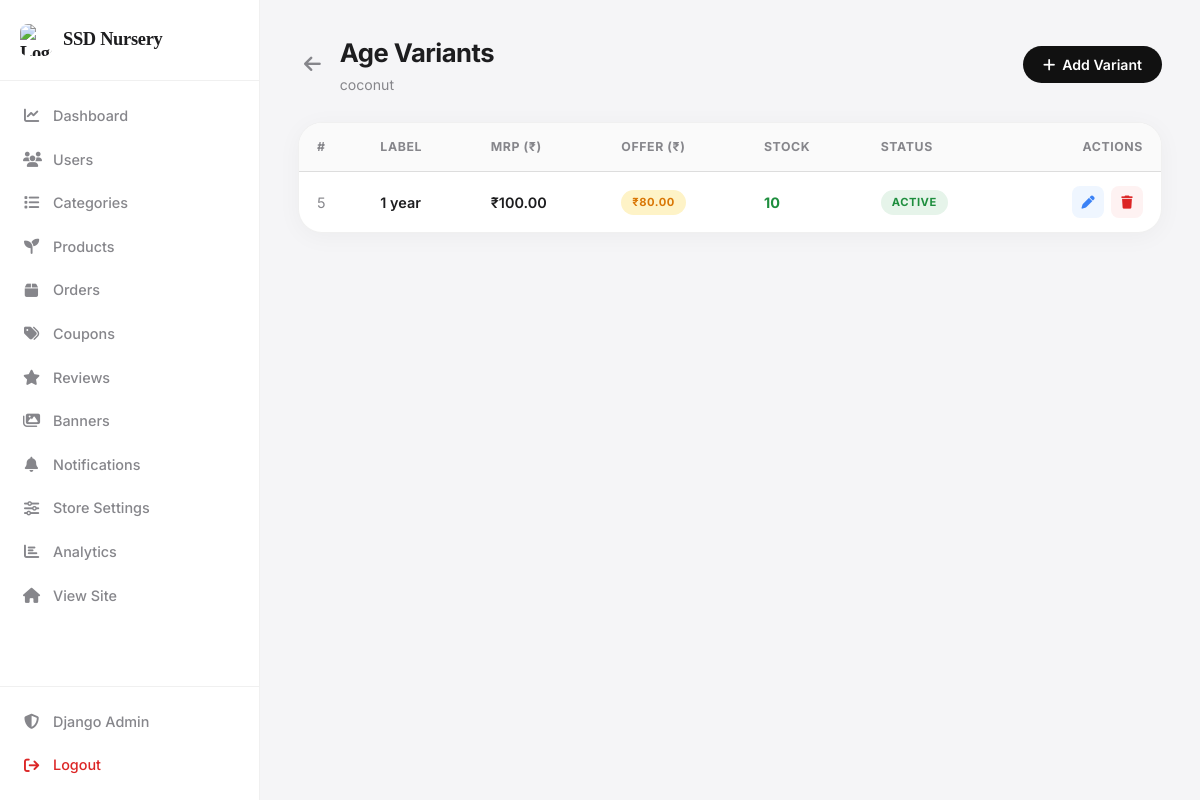
The app's page /admin-panel/products/19/variants/ (signed in), older data.
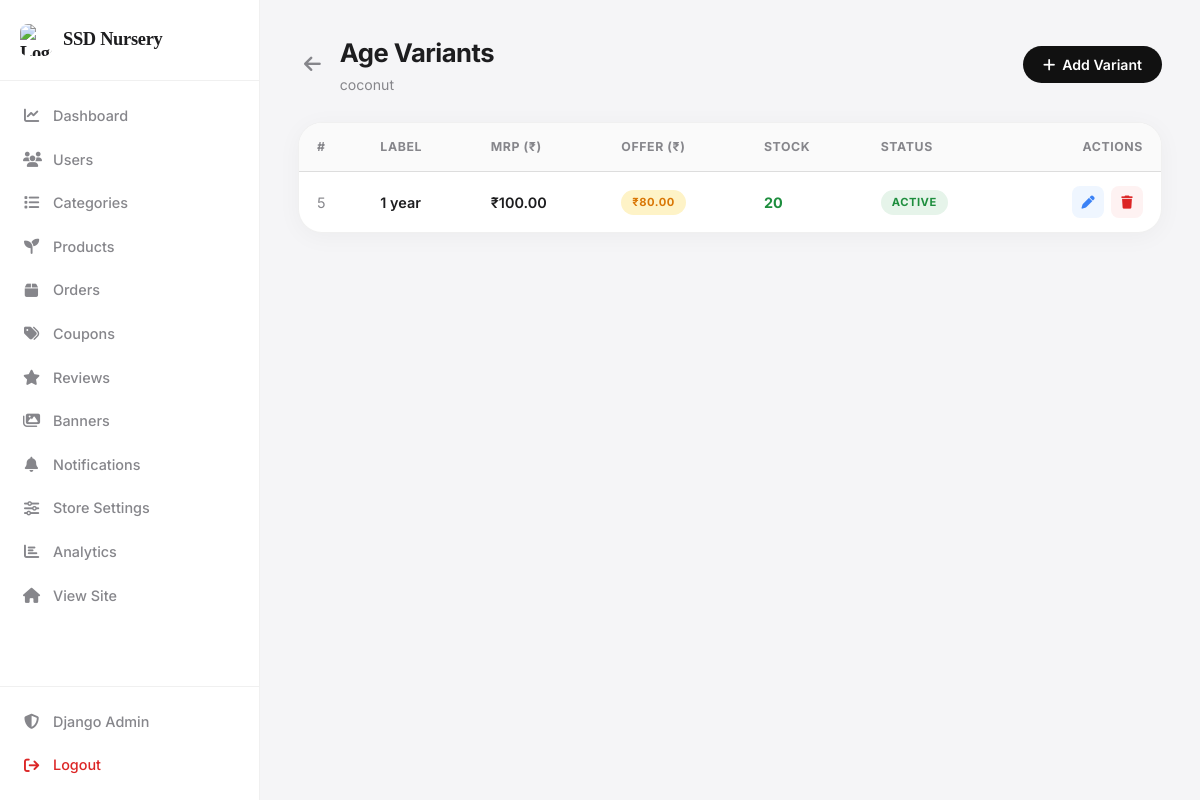
The same page, newer data.
### web/models.py (models this page shows, shortened)
class ProductVariant(models.Model):
    PRESET_LABELS = [
        ("lt1",  "Less than 1 year"),
        ("1yr",  "1 year"),
        ("2yr",  "2 years"),
        ("3yr",  "3 years"),
        ("custom", "Custom"),
    ]
    product      = models.ForeignKey(
        Product, on_delete=models.CASCADE, related_name="variants"
    )
    label        = models.CharField(max_length=20, choices=PRESET_LABELS)
    custom_label = models.CharField(
        max_length=100, blank=True,
        help_text="Only used when label = 'custom'"
    )
    price        = models.DecimalField(max_digits=10, decimal_places=2)
    offer_price  = models.DecimalField(           # ← NEW
        max_digits=10, decimal_places=2,
        blank=True, null=True,
        help_text="Leave blank for no offer on this variant"
    )
    stock        = models.PositiveIntegerField(default=0)
    is_active    = models.BooleanField(default=True)
    sort_order   = models.PositiveIntegerField(default=0)
    class Meta:
        ordering = ["sort_order", "id"]
    @property
    def display_label(self):
        if self.label == "custom" and self.custom_label:
            return self.custom_label
        return dict(self.PRESET_LABELS).get(self.label, self.label)

### web/views.py (the view)
    def wrapper(request, *args, **kwargs):
        if not request.user.is_authenticated or not request.user.is_superuser:
            return redirect("/")
        return func(request, *args, **kwargs)

### web/context_processors.py (called while the page is built)
def user_profile(request):
    notifications = Notification.objects.filter(is_active=True).order_by("-id")[:5]
    return {"notifications": notifications}

def cart_count(request):
    count = 0
    if request.user.is_authenticated:
        count = sum(
            i.quantity
            for i in CartItem.objects.filter(user=request.user)
        )
    return {
        "cart_count": count
    }

### web/views.py (called while the page is built, shortened)
def _admin_required(func):
    def wrapper(request, *args, **kwargs):
        if not request.user.is_authenticated or not request.user.is_superuser:
            return redirect("/")
        return func(request, *args, **kwargs)
    wrapper.__name__ = func.__name__
    return wrapper

@login_required
@_admin_required
def manage_variants(request, product_id):
    from .models import ProductVariant
    product  = get_object_or_404(Product, id=product_id)
    variants = product.variants.all()
    PRESET_LABELS = ProductVariant.PRESET_LABELS
    return render(request, "web/admin/manage_variants.html", {
        "product":       product,
        "variants":      variants,
        "preset_labels": PRESET_LABELS,
    })

### web/templates/web/admin/manage_variants.html (shortened to what the changed rows need)
{% load static %}
<!DOCTYPE html>
<html lang="en">
<head>
<link rel="stylesheet" href="https://cdnjs.cloudflare.com/ajax/libs/font-awesome/6.5.2/css/all.min.css">
<link rel="stylesheet" href="{% static 'css/admin.css' %}">
</head>
<body>
<div class="admin-layout">
    <main class="main-content">
        <header class="top-header">
            <div class="header-left">
                <div>
                    <h1 class="page-title">Age Variants</h1>
                </div>
            </div>
        </header>
        <div class="data-card">
            <div class="table-responsive">
                <table>
                    <thead>
                    <tr>
                        <th>#</th>
                        <th>Label</th>
                        <th>MRP (₹)</th>
                        <th>Offer (₹)</th>
                        <th>Stock</th>
                        <th>Status</th>
                        <th style="text-align:right">Actions</th>
                    </tr>
                    </thead>
                    <tbody>
                    {% for v in variants %}
                    <tr>
                        <td style="color:var(--text-secondary)">
                            {{ v.id }}
                        </td>
                        <td style="font-weight:600">
                            {{ v.display_label }}
                        </td>
                        <td style="font-weight:600">
                            ₹{{ v.price }}
                        </td>
                        <td>
                            {% if v.offer_price %}
                                <span class="badge badge-sale">
                                    ₹{{ v.offer_price }}
                                </span>
                            {% else %}
                                <span style="color:var(--text-secondary)">
                                    —
                                </span>
                            {% endif %}
                        </td>
                        <td>
                            {% if v.stock == 0 %}
                                <span style="color:var(--danger);font-weight:700">
                                    0
                                </span>
                            {% elif v.stock < 5 %}
                                <span style="color:var(--warn);font-weight:700">
                                    {{ v.stock }}
                                </span>
                            {% else %}
                                <span style="color:var(--success);font-weight:700">
                                    {{ v.stock }}
                                </span>
                            {% endif %}
                        </td>
                        <td>
                            {% if v.is_active %}
                                <span class="badge badge-active">
                                    Active
                                </span>
                            {% else %}
                                <span class="badge badge-disabled">
                                    Hidden
                                </span>
                            {% endif %}
                        </td>
                        <td>
    <div class="action-group">
        <button type="button"
                class="btn-icon btn-icon-edit"
                title="Edit"
                onclick="openEditVariant({
                    id: '{{ v.id }}',
                    label: '{{ v.label }}',
                    custom_label: '{{ v.custom_label|escapejs }}',
                    price: '{{ v.price }}',
                    offer_price: '{{ v.offer_price|default:"" }}',
                    stock: '{{ v.stock }}',
                    is_active: {% if v.is_active %}true{% else %}false{% endif %}
                })">
            <i class="fa-solid fa-pen"></i>
        </button>
        <form method="POST" style="display:inline;">
            <button type="submit"
                    class="btn-icon btn-icon-danger"
                    data-confirm="Delete this variant?">
                <i class="fa-solid fa-trash"></i>
            </button>
        </form>
    </div>
</td>
                    </tr>
                    {% endfor %}
                    </tbody>
                </table>
            </div>
        </div>
    </main>
</div>
</body>
</html>

Row changes from the older to the newer data that the page shows:
changed ProductVariant id 5: stock "10" → "20"
